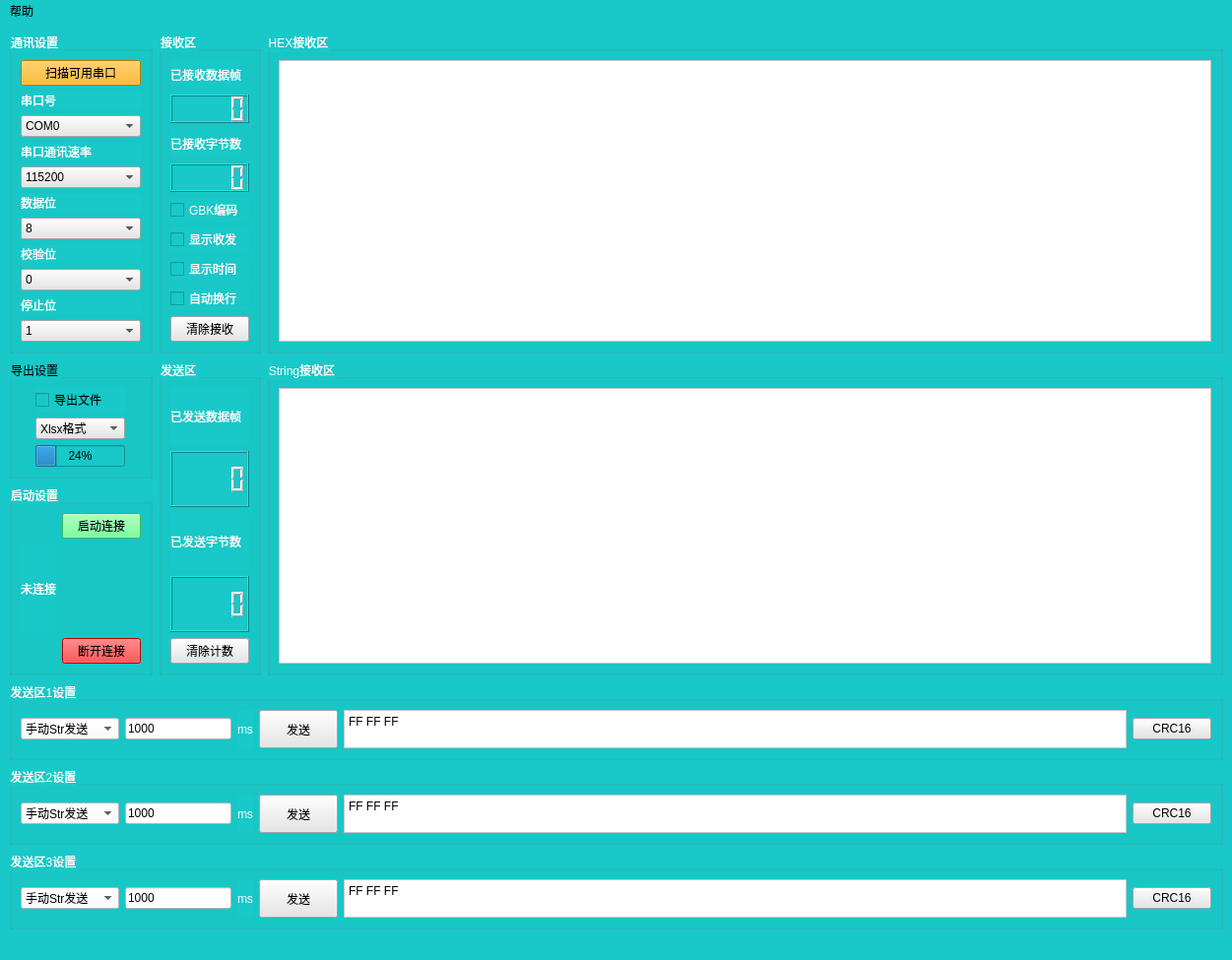
<?xml version="1.0" encoding="UTF-8"?>
<ui version="4.0">
 <class>MainWindow</class>
 <widget class="QMainWindow" name="MainWindow">
  <property name="geometry">
   <rect>
    <x>0</x>
    <y>0</y>
    <width>1251</width>
    <height>975</height>
   </rect>
  </property>
  <property name="sizePolicy">
   <sizepolicy hsizetype="Minimum" vsizetype="Preferred">
    <horstretch>0</horstretch>
    <verstretch>0</verstretch>
   </sizepolicy>
  </property>
  <property name="windowTitle">
   <string>Modbus数据获取工具</string>
  </property>
  <property name="styleSheet">
   <string notr="true">background-color: rgb(25, 200, 200);</string>
  </property>
  <widget class="QWidget" name="centralwidget">
   <layout class="QGridLayout" name="gridLayout_3">
    <item row="0" column="0">
     <widget class="QGroupBox" name="groupBox_2">
      <property name="sizePolicy">
       <sizepolicy hsizetype="Preferred" vsizetype="Expanding">
        <horstretch>0</horstretch>
        <verstretch>0</verstretch>
       </sizepolicy>
      </property>
      <property name="minimumSize">
       <size>
        <width>0</width>
        <height>0</height>
       </size>
      </property>
      <property name="maximumSize">
       <size>
        <width>16777215</width>
        <height>16777215</height>
       </size>
      </property>
      <property name="cursor">
       <cursorShape>ArrowCursor</cursorShape>
      </property>
      <property name="styleSheet">
       <string notr="true">font: 9pt &quot;微软雅黑&quot;;
background-color: rgb(25, 200, 200);
color: rgb(255, 255, 255);</string>
      </property>
      <property name="title">
       <string>通讯设置</string>
      </property>
      <property name="flat">
       <bool>false</bool>
      </property>
      <layout class="QGridLayout" name="gridLayout_5">
       <item row="4" column="0">
        <widget class="QComboBox" name="communication_baudrate_set">
         <property name="cursor">
          <cursorShape>PointingHandCursor</cursorShape>
         </property>
         <property name="styleSheet">
          <string notr="true">color: rgb(0, 0, 0);
background-color: rgb(230, 230, 230);</string>
         </property>
         <item>
          <property name="text">
           <string>115200</string>
          </property>
         </item>
         <item>
          <property name="text">
           <string>3000000</string>
          </property>
         </item>
         <item>
          <property name="text">
           <string>1500000</string>
          </property>
         </item>
         <item>
          <property name="text">
           <string>57600</string>
          </property>
         </item>
         <item>
          <property name="text">
           <string>56000</string>
          </property>
         </item>
         <item>
          <property name="text">
           <string>38400</string>
          </property>
         </item>
         <item>
          <property name="text">
           <string>19200</string>
          </property>
         </item>
         <item>
          <property name="text">
           <string>14400</string>
          </property>
         </item>
         <item>
          <property name="text">
           <string>9600</string>
          </property>
         </item>
         <item>
          <property name="text">
           <string>4800</string>
          </property>
         </item>
         <item>
          <property name="text">
           <string>2400</string>
          </property>
         </item>
         <item>
          <property name="text">
           <string>1200</string>
          </property>
         </item>
        </widget>
       </item>
       <item row="9" column="0">
        <widget class="QLabel" name="label_3">
         <property name="text">
          <string>停止位</string>
         </property>
        </widget>
       </item>
       <item row="10" column="0">
        <widget class="QComboBox" name="stop_bit_set">
         <property name="cursor">
          <cursorShape>PointingHandCursor</cursorShape>
         </property>
         <property name="styleSheet">
          <string notr="true">color: rgb(0, 0, 0);
background-color: rgb(230, 230, 230);</string>
         </property>
         <item>
          <property name="text">
           <string>1</string>
          </property>
         </item>
         <item>
          <property name="text">
           <string>2</string>
          </property>
         </item>
        </widget>
       </item>
       <item row="1" column="0">
        <widget class="QLabel" name="label_2">
         <property name="layoutDirection">
          <enum>Qt::LeftToRight</enum>
         </property>
         <property name="text">
          <string>串口号</string>
         </property>
        </widget>
       </item>
       <item row="3" column="0">
        <widget class="QLabel" name="label">
         <property name="text">
          <string>串口通讯速率</string>
         </property>
        </widget>
       </item>
       <item row="2" column="0">
        <widget class="QComboBox" name="serial_num">
         <property name="cursor">
          <cursorShape>PointingHandCursor</cursorShape>
         </property>
         <property name="styleSheet">
          <string notr="true">color: rgb(0, 0, 0);
background-color: rgb(230, 230, 230);</string>
         </property>
         <item>
          <property name="text">
           <string>COM0</string>
          </property>
         </item>
        </widget>
       </item>
       <item row="6" column="0">
        <widget class="QComboBox" name="data_bit_set">
         <property name="cursor">
          <cursorShape>PointingHandCursor</cursorShape>
         </property>
         <property name="styleSheet">
          <string notr="true">color: rgb(0, 0, 0);
background-color: rgb(230, 230, 230);</string>
         </property>
         <item>
          <property name="text">
           <string>8</string>
          </property>
         </item>
         <item>
          <property name="text">
           <string>7</string>
          </property>
         </item>
         <item>
          <property name="text">
           <string>6</string>
          </property>
         </item>
         <item>
          <property name="text">
           <string>5</string>
          </property>
         </item>
        </widget>
       </item>
       <item row="7" column="0">
        <widget class="QLabel" name="label_5">
         <property name="text">
          <string>校验位</string>
         </property>
        </widget>
       </item>
       <item row="5" column="0">
        <widget class="QLabel" name="label_4">
         <property name="minimumSize">
          <size>
           <width>0</width>
           <height>0</height>
          </size>
         </property>
         <property name="text">
          <string>数据位</string>
         </property>
        </widget>
       </item>
       <item row="0" column="0">
        <widget class="QPushButton" name="scan_serial_num">
         <property name="styleSheet">
          <string notr="true">background-color: rgb(255, 170, 0);
color: rgb(0, 0, 0);</string>
         </property>
         <property name="text">
          <string>扫描可用串口</string>
         </property>
        </widget>
       </item>
       <item row="8" column="0">
        <widget class="QComboBox" name="serial_parity">
         <property name="styleSheet">
          <string notr="true">color: rgb(0, 0, 0);
background-color: rgb(230, 230, 230);</string>
         </property>
         <item>
          <property name="text">
           <string>0</string>
          </property>
         </item>
         <item>
          <property name="text">
           <string>2</string>
          </property>
         </item>
        </widget>
       </item>
      </layout>
     </widget>
    </item>
    <item row="5" column="0" colspan="3">
     <widget class="QGroupBox" name="groupBox_5">
      <property name="sizePolicy">
       <sizepolicy hsizetype="Expanding" vsizetype="Expanding">
        <horstretch>0</horstretch>
        <verstretch>0</verstretch>
       </sizepolicy>
      </property>
      <property name="minimumSize">
       <size>
        <width>100</width>
        <height>80</height>
       </size>
      </property>
      <property name="maximumSize">
       <size>
        <width>16777215</width>
        <height>80</height>
       </size>
      </property>
      <property name="styleSheet">
       <string notr="true">color: rgb(255, 255, 255);
font: 9pt &quot;微软雅黑&quot;;</string>
      </property>
      <property name="title">
       <string>发送区1设置</string>
      </property>
      <layout class="QGridLayout" name="gridLayout_8">
       <item row="0" column="2">
        <widget class="QLabel" name="label_11">
         <property name="text">
          <string>ms</string>
         </property>
        </widget>
       </item>
       <item row="0" column="0">
        <widget class="QComboBox" name="send_1_mode">
         <property name="sizePolicy">
          <sizepolicy hsizetype="Fixed" vsizetype="Fixed">
           <horstretch>0</horstretch>
           <verstretch>0</verstretch>
          </sizepolicy>
         </property>
         <property name="cursor">
          <cursorShape>PointingHandCursor</cursorShape>
         </property>
         <property name="styleSheet">
          <string notr="true">color: rgb(0, 0, 0);
background-color: rgb(255, 255, 255);</string>
         </property>
         <item>
          <property name="text">
           <string>手动Str发送</string>
          </property>
         </item>
         <item>
          <property name="text">
           <string>手动Hex发送</string>
          </property>
         </item>
         <item>
          <property name="text">
           <string>定时Str发送</string>
          </property>
         </item>
         <item>
          <property name="text">
           <string>定时Hex发送</string>
          </property>
         </item>
        </widget>
       </item>
       <item row="0" column="3">
        <widget class="QPushButton" name="manul_send_1">
         <property name="sizePolicy">
          <sizepolicy hsizetype="Preferred" vsizetype="Expanding">
           <horstretch>0</horstretch>
           <verstretch>0</verstretch>
          </sizepolicy>
         </property>
         <property name="styleSheet">
          <string notr="true">color: rgb(0, 0, 0);
background-color: rgb(230, 230, 230);</string>
         </property>
         <property name="text">
          <string>发送</string>
         </property>
        </widget>
       </item>
       <item row="0" column="1">
        <widget class="QLineEdit" name="auto_send_1_delay_ms">
         <property name="sizePolicy">
          <sizepolicy hsizetype="Fixed" vsizetype="Fixed">
           <horstretch>0</horstretch>
           <verstretch>0</verstretch>
          </sizepolicy>
         </property>
         <property name="styleSheet">
          <string notr="true">background-color: rgb(255, 255, 255);
color: rgb(0, 0, 0);</string>
         </property>
         <property name="text">
          <string>1000</string>
         </property>
        </widget>
       </item>
       <item row="0" column="4">
        <widget class="QPlainTextEdit" name="send_window_1">
         <property name="sizePolicy">
          <sizepolicy hsizetype="Expanding" vsizetype="Expanding">
           <horstretch>0</horstretch>
           <verstretch>0</verstretch>
          </sizepolicy>
         </property>
         <property name="cursor" stdset="0">
          <cursorShape>IBeamCursor</cursorShape>
         </property>
         <property name="styleSheet">
          <string notr="true">background-color: rgb(255, 255, 255);
color: rgb(0, 0, 0);
font: 9pt &quot;微软雅黑&quot;;</string>
         </property>
         <property name="plainText">
          <string>FF FF FF</string>
         </property>
        </widget>
       </item>
       <item row="0" column="5">
        <widget class="QPushButton" name="CRC16_window1">
         <property name="sizePolicy">
          <sizepolicy hsizetype="Preferred" vsizetype="Fixed">
           <horstretch>0</horstretch>
           <verstretch>0</verstretch>
          </sizepolicy>
         </property>
         <property name="styleSheet">
          <string notr="true">color: rgb(0, 0, 0);
background-color: rgb(230, 230, 230);</string>
         </property>
         <property name="text">
          <string>CRC16</string>
         </property>
        </widget>
       </item>
      </layout>
     </widget>
    </item>
    <item row="0" column="1">
     <widget class="QGroupBox" name="groupBox_4">
      <property name="sizePolicy">
       <sizepolicy hsizetype="Fixed" vsizetype="Expanding">
        <horstretch>0</horstretch>
        <verstretch>0</verstretch>
       </sizepolicy>
      </property>
      <property name="maximumSize">
       <size>
        <width>200</width>
        <height>16777215</height>
       </size>
      </property>
      <property name="styleSheet">
       <string notr="true">color: rgb(255, 255, 255);
font: 9pt &quot;微软雅黑&quot;;</string>
      </property>
      <property name="title">
       <string>接收区</string>
      </property>
      <layout class="QGridLayout" name="gridLayout_7">
       <item row="2" column="0">
        <widget class="QLabel" name="label_8">
         <property name="sizePolicy">
          <sizepolicy hsizetype="Fixed" vsizetype="Expanding">
           <horstretch>0</horstretch>
           <verstretch>0</verstretch>
          </sizepolicy>
         </property>
         <property name="text">
          <string>已接收字节数</string>
         </property>
        </widget>
       </item>
       <item row="7" column="0">
        <widget class="QCheckBox" name="auto_cr">
         <property name="text">
          <string>自动换行</string>
         </property>
        </widget>
       </item>
       <item row="1" column="0">
        <widget class="QLCDNumber" name="receive_char_count_2">
         <property name="sizePolicy">
          <sizepolicy hsizetype="Expanding" vsizetype="Expanding">
           <horstretch>0</horstretch>
           <verstretch>0</verstretch>
          </sizepolicy>
         </property>
        </widget>
       </item>
       <item row="5" column="0">
        <widget class="QCheckBox" name="display_send_rec">
         <property name="text">
          <string>显示收发</string>
         </property>
        </widget>
       </item>
       <item row="3" column="0">
        <widget class="QLCDNumber" name="receive_char_count">
         <property name="sizePolicy">
          <sizepolicy hsizetype="Expanding" vsizetype="Expanding">
           <horstretch>0</horstretch>
           <verstretch>0</verstretch>
          </sizepolicy>
         </property>
        </widget>
       </item>
       <item row="0" column="0">
        <widget class="QLabel" name="label_7">
         <property name="sizePolicy">
          <sizepolicy hsizetype="Fixed" vsizetype="Expanding">
           <horstretch>0</horstretch>
           <verstretch>0</verstretch>
          </sizepolicy>
         </property>
         <property name="text">
          <string>已接收数据帧</string>
         </property>
        </widget>
       </item>
       <item row="6" column="0">
        <widget class="QCheckBox" name="display_stamp">
         <property name="text">
          <string>显示时间</string>
         </property>
        </widget>
       </item>
       <item row="8" column="0">
        <widget class="QPushButton" name="receive_clear">
         <property name="sizePolicy">
          <sizepolicy hsizetype="Preferred" vsizetype="Preferred">
           <horstretch>0</horstretch>
           <verstretch>0</verstretch>
          </sizepolicy>
         </property>
         <property name="cursor">
          <cursorShape>PointingHandCursor</cursorShape>
         </property>
         <property name="styleSheet">
          <string notr="true">color: rgb(0, 0, 0);
background-color: rgb(230, 230, 230);</string>
         </property>
         <property name="text">
          <string>清除接收</string>
         </property>
        </widget>
       </item>
       <item row="4" column="0">
        <widget class="QCheckBox" name="set_encode">
         <property name="text">
          <string>GBK编码</string>
         </property>
        </widget>
       </item>
      </layout>
     </widget>
    </item>
    <item row="0" column="2">
     <widget class="QGroupBox" name="groupBox_9">
      <property name="sizePolicy">
       <sizepolicy hsizetype="Expanding" vsizetype="Expanding">
        <horstretch>0</horstretch>
        <verstretch>0</verstretch>
       </sizepolicy>
      </property>
      <property name="maximumSize">
       <size>
        <width>16777215</width>
        <height>16777215</height>
       </size>
      </property>
      <property name="styleSheet">
       <string notr="true">font: 9pt &quot;微软雅黑&quot;;
color: rgb(255, 255, 255);
</string>
      </property>
      <property name="title">
       <string>HEX接收区</string>
      </property>
      <layout class="QGridLayout" name="gridLayout">
       <item row="0" column="1">
        <widget class="QTextBrowser" name="hex_rec">
         <property name="sizePolicy">
          <sizepolicy hsizetype="Expanding" vsizetype="Expanding">
           <horstretch>0</horstretch>
           <verstretch>0</verstretch>
          </sizepolicy>
         </property>
         <property name="cursor" stdset="0">
          <cursorShape>IBeamCursor</cursorShape>
         </property>
         <property name="styleSheet">
          <string notr="true">background-color: rgb(255, 255, 255);
color: rgb(0, 0, 255);</string>
         </property>
        </widget>
       </item>
      </layout>
     </widget>
    </item>
    <item row="6" column="0" colspan="3">
     <widget class="QGroupBox" name="groupBox_7">
      <property name="minimumSize">
       <size>
        <width>100</width>
        <height>80</height>
       </size>
      </property>
      <property name="maximumSize">
       <size>
        <width>16777215</width>
        <height>80</height>
       </size>
      </property>
      <property name="cursor">
       <cursorShape>ArrowCursor</cursorShape>
      </property>
      <property name="styleSheet">
       <string notr="true">color: rgb(255, 255, 255);
font: 9pt &quot;微软雅黑&quot;;</string>
      </property>
      <property name="title">
       <string>发送区2设置</string>
      </property>
      <layout class="QGridLayout" name="gridLayout_9">
       <item row="0" column="2">
        <widget class="QLabel" name="label_13">
         <property name="text">
          <string>ms</string>
         </property>
        </widget>
       </item>
       <item row="0" column="4">
        <widget class="QPlainTextEdit" name="send_window_2">
         <property name="cursor" stdset="0">
          <cursorShape>IBeamCursor</cursorShape>
         </property>
         <property name="styleSheet">
          <string notr="true">background-color: rgb(255, 255, 255);
color: rgb(0, 0, 0);
font: 9pt &quot;微软雅黑&quot;;</string>
         </property>
         <property name="plainText">
          <string>FF FF FF</string>
         </property>
        </widget>
       </item>
       <item row="0" column="0">
        <widget class="QComboBox" name="send_2_mode">
         <property name="styleSheet">
          <string notr="true">color: rgb(0, 0, 0);
background-color: rgb(255, 255, 255);</string>
         </property>
         <item>
          <property name="text">
           <string>手动Str发送</string>
          </property>
         </item>
         <item>
          <property name="text">
           <string>手动Hex发送</string>
          </property>
         </item>
         <item>
          <property name="text">
           <string>定时Str发送</string>
          </property>
         </item>
         <item>
          <property name="text">
           <string>定时Hex发送</string>
          </property>
         </item>
        </widget>
       </item>
       <item row="0" column="1">
        <widget class="QLineEdit" name="auto_send_2_delay_ms">
         <property name="sizePolicy">
          <sizepolicy hsizetype="Fixed" vsizetype="Fixed">
           <horstretch>0</horstretch>
           <verstretch>0</verstretch>
          </sizepolicy>
         </property>
         <property name="styleSheet">
          <string notr="true">background-color: rgb(255, 255, 255);
color: rgb(0, 0, 0);</string>
         </property>
         <property name="text">
          <string>1000</string>
         </property>
        </widget>
       </item>
       <item row="0" column="3">
        <widget class="QPushButton" name="manul_send_2">
         <property name="sizePolicy">
          <sizepolicy hsizetype="Fixed" vsizetype="Expanding">
           <horstretch>0</horstretch>
           <verstretch>0</verstretch>
          </sizepolicy>
         </property>
         <property name="styleSheet">
          <string notr="true">color: rgb(0, 0, 0);
background-color: rgb(230, 230, 230);</string>
         </property>
         <property name="text">
          <string>发送</string>
         </property>
        </widget>
       </item>
       <item row="0" column="5">
        <widget class="QPushButton" name="CRC16_window2">
         <property name="sizePolicy">
          <sizepolicy hsizetype="Preferred" vsizetype="Fixed">
           <horstretch>0</horstretch>
           <verstretch>0</verstretch>
          </sizepolicy>
         </property>
         <property name="styleSheet">
          <string notr="true">color: rgb(0, 0, 0);
background-color: rgb(230, 230, 230);</string>
         </property>
         <property name="text">
          <string>CRC16</string>
         </property>
        </widget>
       </item>
      </layout>
     </widget>
    </item>
    <item row="1" column="0" rowspan="2">
     <widget class="QGroupBox" name="groupBox">
      <property name="sizePolicy">
       <sizepolicy hsizetype="Preferred" vsizetype="Expanding">
        <horstretch>0</horstretch>
        <verstretch>0</verstretch>
       </sizepolicy>
      </property>
      <property name="minimumSize">
       <size>
        <width>0</width>
        <height>0</height>
       </size>
      </property>
      <property name="cursor">
       <cursorShape>PointingHandCursor</cursorShape>
      </property>
      <property name="styleSheet">
       <string notr="true">font: 75 9pt &quot;微软雅黑&quot;;
background-color: rgb(25, 200, 200);
</string>
      </property>
      <property name="title">
       <string>导出设置</string>
      </property>
      <layout class="QGridLayout" name="gridLayout_4">
       <item row="0" column="0">
        <widget class="QCheckBox" name="export_choose">
         <property name="cursor">
          <cursorShape>PointingHandCursor</cursorShape>
         </property>
         <property name="styleSheet">
          <string notr="true">font: 9pt &quot;微软雅黑&quot;;</string>
         </property>
         <property name="text">
          <string>导出文件</string>
         </property>
        </widget>
       </item>
       <item row="1" column="0">
        <widget class="QComboBox" name="export_file_style">
         <property name="styleSheet">
          <string notr="true">background-color: rgb(230, 230, 230);</string>
         </property>
         <item>
          <property name="text">
           <string>Xlsx格式</string>
          </property>
         </item>
         <item>
          <property name="text">
           <string>TXT格式</string>
          </property>
         </item>
        </widget>
       </item>
       <item row="2" column="0">
        <widget class="QProgressBar" name="progressBar">
         <property name="sizePolicy">
          <sizepolicy hsizetype="Fixed" vsizetype="Expanding">
           <horstretch>0</horstretch>
           <verstretch>0</verstretch>
          </sizepolicy>
         </property>
         <property name="styleSheet">
          <string notr="true">color: qlineargradient(spread:pad, x1:0, y1:0, x2:1, y2:0, stop:0 rgba(0, 0, 0, 255), stop:1 rgba(255, 255, 255, 255));</string>
         </property>
         <property name="value">
          <number>24</number>
         </property>
        </widget>
       </item>
      </layout>
     </widget>
    </item>
    <item row="7" column="0" colspan="3">
     <widget class="QGroupBox" name="groupBox_6">
      <property name="sizePolicy">
       <sizepolicy hsizetype="Expanding" vsizetype="Expanding">
        <horstretch>0</horstretch>
        <verstretch>0</verstretch>
       </sizepolicy>
      </property>
      <property name="minimumSize">
       <size>
        <width>100</width>
        <height>80</height>
       </size>
      </property>
      <property name="maximumSize">
       <size>
        <width>16777215</width>
        <height>80</height>
       </size>
      </property>
      <property name="styleSheet">
       <string notr="true">color: rgb(255, 255, 255);
font: 9pt &quot;微软雅黑&quot;;</string>
      </property>
      <property name="title">
       <string>发送区3设置</string>
      </property>
      <layout class="QGridLayout" name="gridLayout_10">
       <item row="0" column="4">
        <widget class="QPlainTextEdit" name="send_window_3">
         <property name="cursor" stdset="0">
          <cursorShape>IBeamCursor</cursorShape>
         </property>
         <property name="styleSheet">
          <string notr="true">background-color: rgb(255, 255, 255);
color: rgb(0, 0, 0);
font: 9pt &quot;微软雅黑&quot;;</string>
         </property>
         <property name="plainText">
          <string>FF FF FF</string>
         </property>
        </widget>
       </item>
       <item row="0" column="1">
        <widget class="QLineEdit" name="auto_send_3_delay_ms">
         <property name="sizePolicy">
          <sizepolicy hsizetype="Fixed" vsizetype="Fixed">
           <horstretch>0</horstretch>
           <verstretch>0</verstretch>
          </sizepolicy>
         </property>
         <property name="styleSheet">
          <string notr="true">background-color: rgb(255, 255, 255);
color: rgb(0, 0, 0);</string>
         </property>
         <property name="text">
          <string>1000</string>
         </property>
        </widget>
       </item>
       <item row="0" column="2">
        <widget class="QLabel" name="label_12">
         <property name="text">
          <string>ms</string>
         </property>
        </widget>
       </item>
       <item row="0" column="0">
        <widget class="QComboBox" name="send_3_mode">
         <property name="cursor">
          <cursorShape>PointingHandCursor</cursorShape>
         </property>
         <property name="styleSheet">
          <string notr="true">color: rgb(0, 0, 0);
background-color: rgb(255, 255, 255);</string>
         </property>
         <item>
          <property name="text">
           <string>手动Str发送</string>
          </property>
         </item>
         <item>
          <property name="text">
           <string>手动Hex发送</string>
          </property>
         </item>
         <item>
          <property name="text">
           <string>定时Str发送</string>
          </property>
         </item>
         <item>
          <property name="text">
           <string>定时Hex发送</string>
          </property>
         </item>
        </widget>
       </item>
       <item row="0" column="3">
        <widget class="QPushButton" name="manul_send_3">
         <property name="sizePolicy">
          <sizepolicy hsizetype="Fixed" vsizetype="Expanding">
           <horstretch>0</horstretch>
           <verstretch>0</verstretch>
          </sizepolicy>
         </property>
         <property name="styleSheet">
          <string notr="true">color: rgb(0, 0, 0);
background-color: rgb(230, 230, 230);</string>
         </property>
         <property name="text">
          <string>发送</string>
         </property>
        </widget>
       </item>
       <item row="0" column="5">
        <widget class="QPushButton" name="CRC16_window3">
         <property name="sizePolicy">
          <sizepolicy hsizetype="Preferred" vsizetype="Fixed">
           <horstretch>0</horstretch>
           <verstretch>0</verstretch>
          </sizepolicy>
         </property>
         <property name="styleSheet">
          <string notr="true">color: rgb(0, 0, 0);
background-color: rgb(230, 230, 230);</string>
         </property>
         <property name="text">
          <string>CRC16</string>
         </property>
        </widget>
       </item>
      </layout>
     </widget>
    </item>
    <item row="1" column="1" rowspan="3">
     <widget class="QGroupBox" name="groupBox_3">
      <property name="sizePolicy">
       <sizepolicy hsizetype="Fixed" vsizetype="Expanding">
        <horstretch>0</horstretch>
        <verstretch>0</verstretch>
       </sizepolicy>
      </property>
      <property name="maximumSize">
       <size>
        <width>200</width>
        <height>16777215</height>
       </size>
      </property>
      <property name="styleSheet">
       <string notr="true">color: rgb(255, 255, 255);
font: 9pt &quot;微软雅黑&quot;;</string>
      </property>
      <property name="title">
       <string>发送区</string>
      </property>
      <layout class="QGridLayout" name="gridLayout_6">
       <item row="0" column="0">
        <widget class="QLabel" name="label_9">
         <property name="sizePolicy">
          <sizepolicy hsizetype="Expanding" vsizetype="Expanding">
           <horstretch>0</horstretch>
           <verstretch>0</verstretch>
          </sizepolicy>
         </property>
         <property name="text">
          <string>已发送数据帧</string>
         </property>
        </widget>
       </item>
       <item row="4" column="0">
        <widget class="QPushButton" name="clear_char_count">
         <property name="styleSheet">
          <string notr="true">color: rgb(0, 0, 0);
background-color: rgb(230, 230, 230);</string>
         </property>
         <property name="text">
          <string>清除计数</string>
         </property>
        </widget>
       </item>
       <item row="3" column="0">
        <widget class="QLCDNumber" name="send_char_count">
         <property name="sizePolicy">
          <sizepolicy hsizetype="Expanding" vsizetype="Expanding">
           <horstretch>0</horstretch>
           <verstretch>0</verstretch>
          </sizepolicy>
         </property>
        </widget>
       </item>
       <item row="2" column="0">
        <widget class="QLabel" name="label_10">
         <property name="sizePolicy">
          <sizepolicy hsizetype="Expanding" vsizetype="Expanding">
           <horstretch>0</horstretch>
           <verstretch>0</verstretch>
          </sizepolicy>
         </property>
         <property name="text">
          <string>已发送字节数</string>
         </property>
        </widget>
       </item>
       <item row="1" column="0">
        <widget class="QLCDNumber" name="send_frame_count">
         <property name="sizePolicy">
          <sizepolicy hsizetype="Expanding" vsizetype="Expanding">
           <horstretch>0</horstretch>
           <verstretch>0</verstretch>
          </sizepolicy>
         </property>
        </widget>
       </item>
      </layout>
     </widget>
    </item>
    <item row="1" column="2" rowspan="3">
     <widget class="QGroupBox" name="groupBox_10">
      <property name="sizePolicy">
       <sizepolicy hsizetype="Expanding" vsizetype="Expanding">
        <horstretch>0</horstretch>
        <verstretch>0</verstretch>
       </sizepolicy>
      </property>
      <property name="styleSheet">
       <string notr="true">color: rgb(255, 255, 255);
font: 9pt &quot;微软雅黑&quot;;</string>
      </property>
      <property name="title">
       <string>String接收区</string>
      </property>
      <layout class="QGridLayout" name="gridLayout_2">
       <item row="0" column="0">
        <widget class="QTextBrowser" name="str_rec">
         <property name="sizePolicy">
          <sizepolicy hsizetype="Expanding" vsizetype="Expanding">
           <horstretch>0</horstretch>
           <verstretch>0</verstretch>
          </sizepolicy>
         </property>
         <property name="cursor" stdset="0">
          <cursorShape>IBeamCursor</cursorShape>
         </property>
         <property name="styleSheet">
          <string notr="true">background-color: rgb(255, 255, 255);
color: rgb(0, 0, 255);</string>
         </property>
        </widget>
       </item>
      </layout>
     </widget>
    </item>
    <item row="3" column="0">
     <widget class="QGroupBox" name="groupBox_8">
      <property name="sizePolicy">
       <sizepolicy hsizetype="Fixed" vsizetype="Expanding">
        <horstretch>0</horstretch>
        <verstretch>0</verstretch>
       </sizepolicy>
      </property>
      <property name="minimumSize">
       <size>
        <width>0</width>
        <height>0</height>
       </size>
      </property>
      <property name="maximumSize">
       <size>
        <width>16777215</width>
        <height>16777215</height>
       </size>
      </property>
      <property name="styleSheet">
       <string notr="true">color: rgb(255, 255, 255);</string>
      </property>
      <property name="title">
       <string>启动设置</string>
      </property>
      <layout class="QGridLayout" name="gridLayout_11">
       <item row="0" column="1">
        <widget class="QPushButton" name="start_run">
         <property name="cursor">
          <cursorShape>PointingHandCursor</cursorShape>
         </property>
         <property name="styleSheet">
          <string notr="true">border-top-color: rgb(85, 255, 0);
background-color: rgb(85, 255, 127);
color: rgb(0, 0, 0);
font: 75 9pt &quot;微软雅黑&quot;;
font: 75 9pt &quot;微软雅黑&quot;;</string>
         </property>
         <property name="text">
          <string>启动连接</string>
         </property>
        </widget>
       </item>
       <item row="2" column="1">
        <widget class="QPushButton" name="stop_run">
         <property name="cursor">
          <cursorShape>PointingHandCursor</cursorShape>
         </property>
         <property name="styleSheet">
          <string notr="true">border-top-color: rgb(85, 255, 0);
background-color: rgb(255, 0, 0);
color: rgb(0, 0, 0);
font: 75 9pt &quot;微软雅黑&quot;;
font: 75 9pt &quot;微软雅黑&quot;;</string>
         </property>
         <property name="text">
          <string>断开连接</string>
         </property>
        </widget>
       </item>
       <item row="1" column="0">
        <widget class="QLabel" name="link_state">
         <property name="layoutDirection">
          <enum>Qt::LeftToRight</enum>
         </property>
         <property name="text">
          <string>未连接</string>
         </property>
         <property name="alignment">
          <set>Qt::AlignCenter</set>
         </property>
        </widget>
       </item>
      </layout>
     </widget>
    </item>
   </layout>
  </widget>
  <widget class="QMenuBar" name="menubar">
   <property name="geometry">
    <rect>
     <x>0</x>
     <y>0</y>
     <width>1251</width>
     <height>26</height>
    </rect>
   </property>
   <widget class="QMenu" name="menu">
    <property name="title">
     <string>帮助</string>
    </property>
    <addaction name="separator"/>
    <addaction name="contact_us"/>
   </widget>
   <addaction name="menu"/>
  </widget>
  <widget class="QStatusBar" name="statusbar"/>
  <action name="contact_us">
   <property name="icon">
    <iconset>
     <normalon>:/logo.png</normalon>
    </iconset>
   </property>
   <property name="text">
    <string>联系我们</string>
   </property>
   <property name="shortcut">
    <string>Ctrl+H</string>
   </property>
  </action>
 </widget>
 <resources/>
 <connections/>
</ui>
